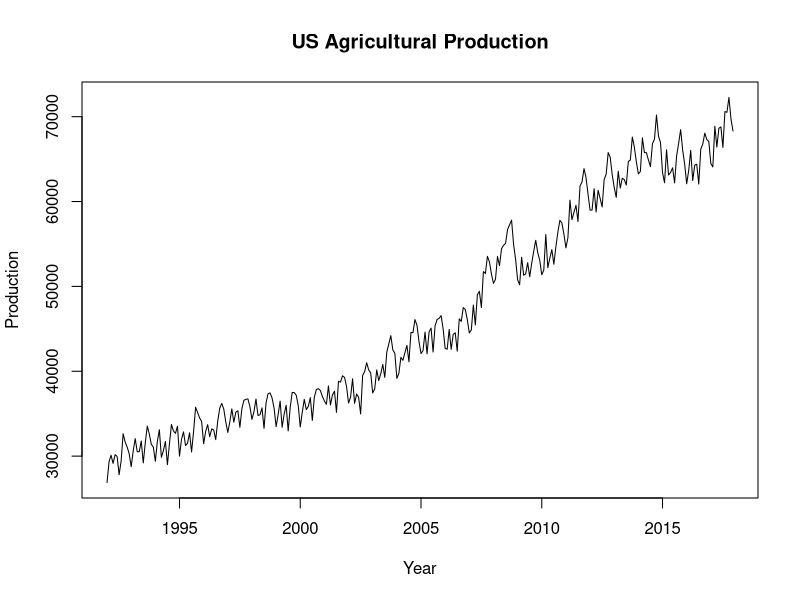
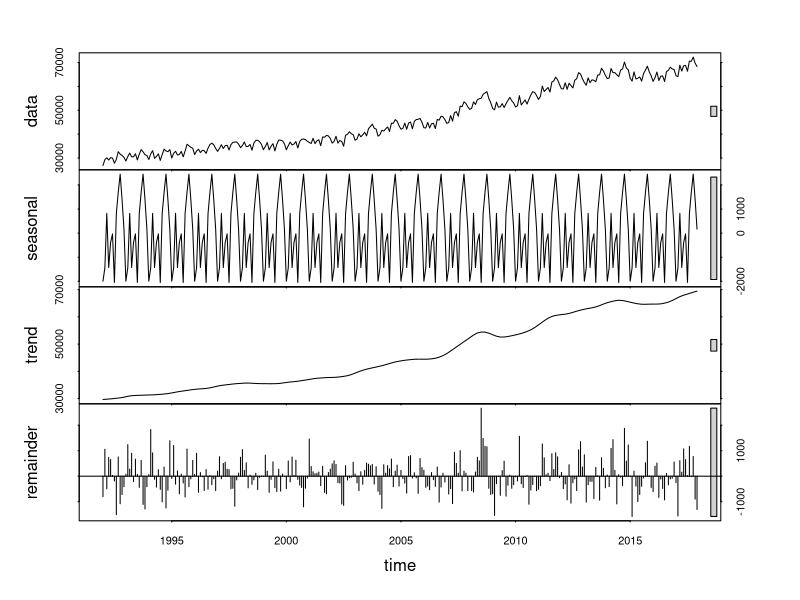
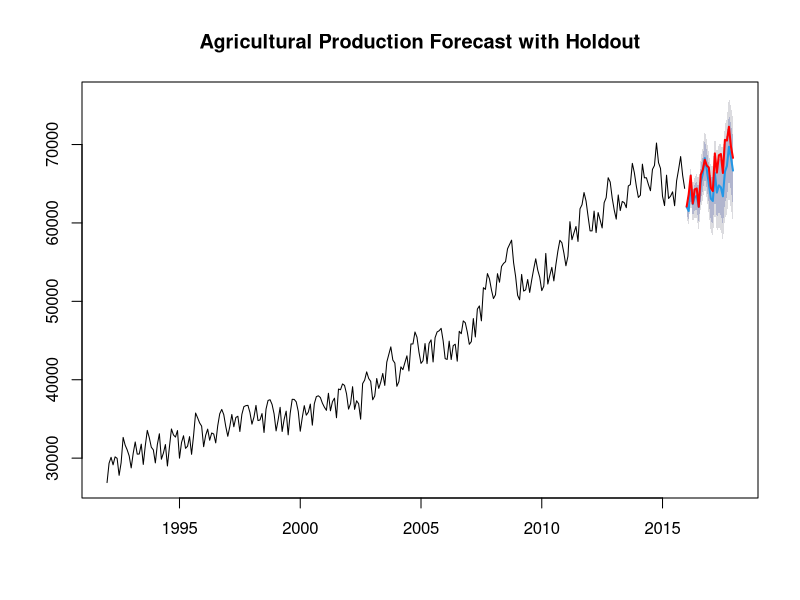
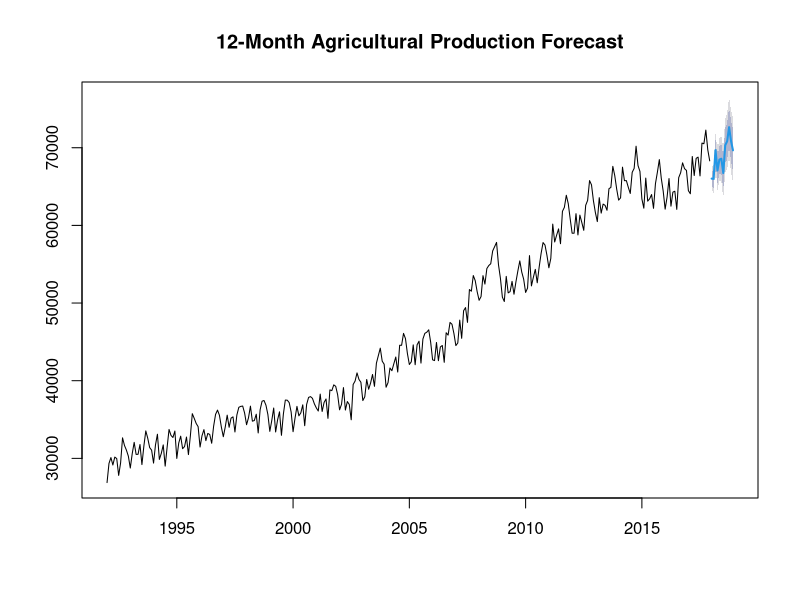

Reproduce these figures in R, in order.
# Agricultural Production Forecasting (USA)
# Based on the monthly Agriculture production USA workbook supplied by the author.
# Place agriculture_production_usa.csv beside this script.

required <- c("forecast", "tseries", "readr")
missing <- required[!vapply(required, requireNamespace, logical(1), quietly = TRUE)]
if (length(missing)) install.packages(missing)
library(forecast)
library(tseries)
library(readr)

data <- read_csv("agriculture_production_usa.csv", show_col_types = FALSE)
stopifnot(all(c("date", "production") %in% names(data)))
data$date <- as.Date(data$date)
data <- data[order(data$date), ]
data$production <- as.numeric(data$production)
data <- data[complete.cases(data[, c("date", "production")]), ]

start_year <- as.integer(format(min(data$date), "%Y"))
start_month <- as.integer(format(min(data$date), "%m"))
production_ts <- ts(data$production, start = c(start_year, start_month), frequency = 12)

print(summary(production_ts))
plot(production_ts, main = "US Agricultural Production", xlab = "Year", ylab = "Production")

if (length(production_ts) >= 24) {
  decomposition <- stl(production_ts, s.window = "periodic")
  plot(decomposition)
}
print(adf.test(production_ts))

# Hold out the final 24 months, fit a seasonal ARIMA model and evaluate.
h <- min(24, max(1, floor(length(production_ts) * 0.2)))
train_ts <- head(production_ts, length(production_ts) - h)
test_ts <- tail(production_ts, h)
fit <- auto.arima(train_ts, seasonal = TRUE, stepwise = FALSE, approximation = FALSE)
print(summary(fit))
fc <- forecast(fit, h = h)
print(accuracy(fc, test_ts))
plot(fc, main = "Agricultural Production Forecast with Holdout")
lines(test_ts, col = "red", lwd = 2)

# Refit on the full series and generate a 12-month forecast.
final_fit <- auto.arima(production_ts, seasonal = TRUE, stepwise = FALSE, approximation = FALSE)
future_fc <- forecast(final_fit, h = 12)
print(future_fc)
plot(future_fc, main = "12-Month Agricultural Production Forecast")
